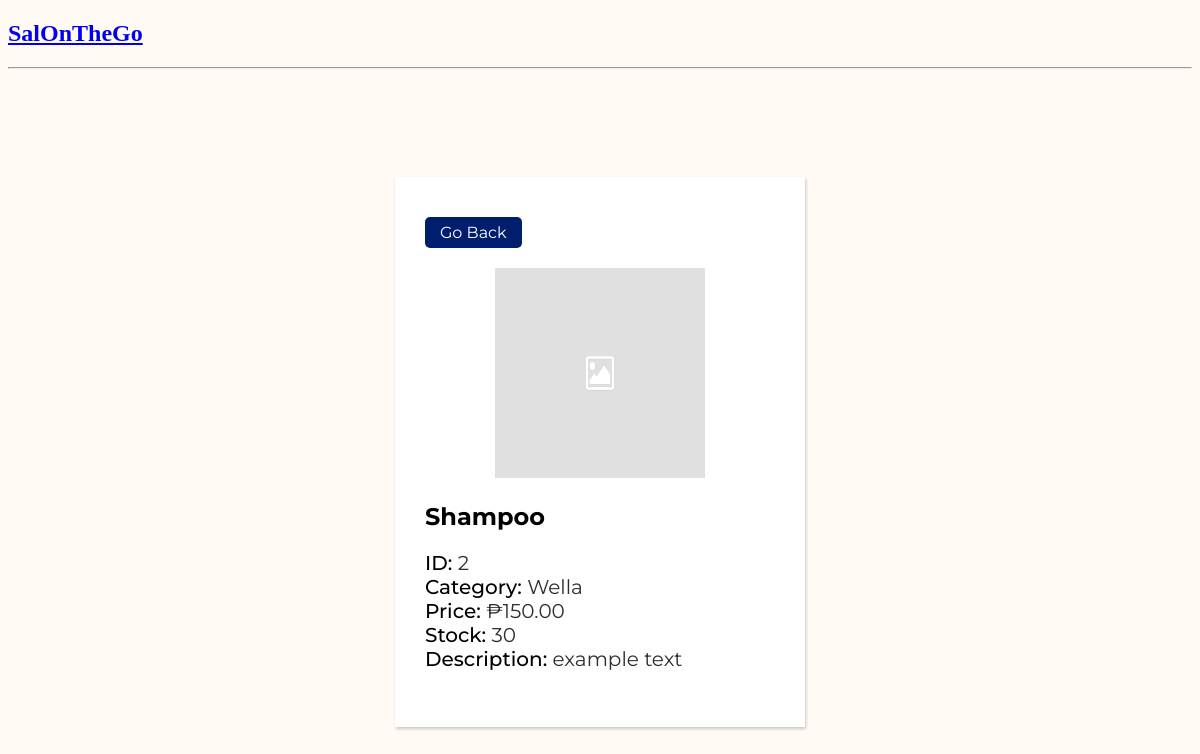
Screenshot of /products/2/ with the database file from the repository.
### base/models.py (models this page shows, shortened)
class Product(models.Model):
    insProd_Name = models.CharField(max_length=200, verbose_name="Product Name")
    Cat_Name = models.ForeignKey(Category, on_delete=models.SET_NULL, null=True, blank=True, verbose_name="Category")
    insProd_Desc = models.TextField(null=True, blank=True, verbose_name="Description")
    insProd_stockQty = models.IntegerField(verbose_name="Stock Quantity")
    insProd_Price = models.FloatField(verbose_name="Price")
    insProd_Image = models.ImageField(default="placeholder-image.png", upload_to="product_images", null=True, verbose_name="Product Image")
    is_active = models.BooleanField(default=True)
    objects = models.Manager() #For All Records
    active_objects = IsActiveManager() #For Active Records Only

class Category(models.Model):
    Cat_Name = models.CharField(max_length=200, verbose_name="Category")
    def __str__(self):
        return self.Cat_Name

### base/views.py (the view)
# urls.py: path('products/<str:pk>/', views.indivproduct, name="individual-product"),
def indivproduct(request, pk):
    product = Product.objects.get(id=pk)
    context = {'product': product}
    return render(request, 'base/indiv_product.html', context)

### base/templates/base/indiv_product.html
{% extends 'main_products.html' %}
{% block content %}
<div class="main-wrapper">
    <div class="prod-info">
        <a href="{{request.META.HTTP_REFERER}}" class="go-back">Go Back</a><br>
        <div class="prod-img2-container">
            {% if product.insProd_Image %}<img src="{{product.insProd_Image.url}}" class="prod-img2" />{% endif %}
        </div>
        <h2>{{product.insProd_Name}}</h2>
        <ul>
            <li><label class="prod-details-title">ID: </label><label class="prod-details">{{product.id}}</label></li>
            <li><label class="prod-details-title">Category: </label> <label class="prod-details">{{product.Cat_Name}}</label></li>
            <li><label class="prod-details-title">Price: </label><label class="prod-details" id="price">{{product.insProd_Price|floatformat:2}}</label></li>
            <li><label class="prod-details-title">Stock: </label><label class="prod-details">{{product.insProd_stockQty}}</label></li>
            <li><label class="prod-details-title">Description: </label><label class="prod-details">{{product.insProd_Desc}}</label></li>
        </ul>
    </div>
</div>
{% endblock content %}

### static/css/products.css (style rules this page uses)
body { background-color: #FFFAF4; }
.main-wrapper { font-family: 'Montserrat', sans-serif; font-size: 16px; padding: 100px 0; }
ul { list-style-type: none; padding: 0; }
#price::before { content: '₱'; }

### static/css/indiv_product.css (style rules this page uses)
.prod-info { max-width: 350px; width: 100%; margin: 0 auto; padding: 40px 30px; box-shadow: rgba(0, 0, 0, 0.212) 1px 2px 3px; background-color: white; }
a.go-back:link, a.go-back:visited { background-color: #001D6E; color: white; padding: 6px 15px; text-align: center; text-decoration: none; display: inline-block; border-radius: 5px; margin-bottom: 20px; }
div.prod-img2-container { margin: 0 auto; text-align: center; }
.prod-img2 { height: 210px; width: 210px; }
.prod-details-title { font-weight: 500; font-size: 20px; }
.prod-details { color: #2e2e2e; font-size: 20px; }

### rows the page displays
Product: insProd_Image (placeholder picture), insProd_Name "Shampoo", id "2", Cat_Name "Wella", insProd_Price "150.00", insProd_stockQty "30", insProd_Desc "example text"
